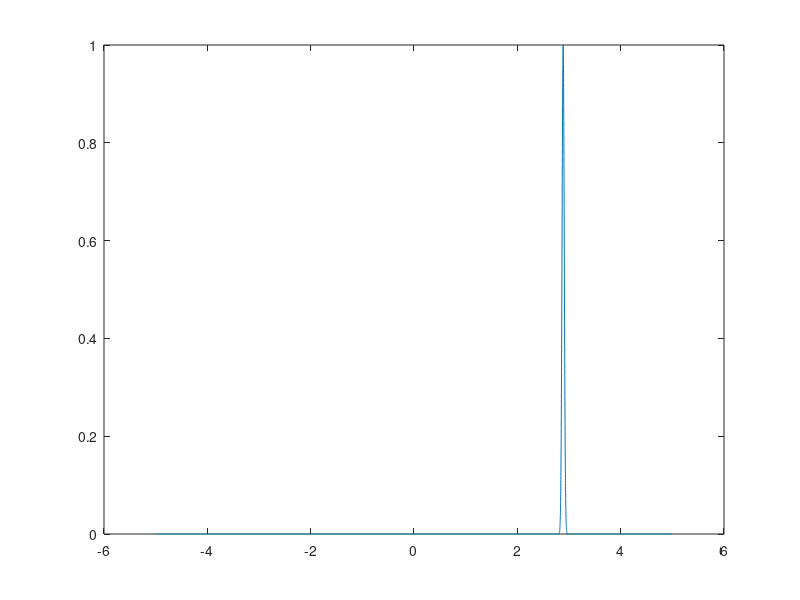

Write MATLAB code to recreate this figure. (Note: this script raises an error after producing the figure.)
%% Efficiency of an atom trap by beam tracing method
% Refer to the beam tracing method of derivation of the analytic solution.
% By using the mentioned solution, the efficiency is estimated.

%% Device specification
% Indices [1]
n_air   = 1;
n_clad  = 1.4555;
n_core  = 1.4608;
n_eff   = 1.4635;
dn_g    = 1e-3;

% Heights of the layers [m]
h_clad  = 15e-6;
h_core  = 5e-6;

%% Target specification
lam     = 780e-9;

% distance from the top of the glass.
dist    = 5e-3;

%% Specification for environments
% Wavenumbers
k0      = 2*pi*n_air    /   lam;
k0_clad = 2*pi*n_clad   /   lam;
k0_core = 2*pi*n_core   /   lam;

%% Focussed beam feature
% Define grid points
L_x     = 10e-3;

phi     = 30*pi/180;
x_tar   = [dist*tan(phi), -dist];
waist   = 30e-6;
n = 1;

gaussian = @(x, phi, x_tar, w, n) ...
        exp(-1i * k0 * (  sin(phi)*x  )) .* exp(-( (x-x_tar(1))/w ).^( 2*n ));


% Gaussian beam on the surface of the glass
x      = linspace(-.5*L_x, .5*L_x, 2^14)';
E_tar      = gaussian(x, phi, x_tar(1), waist, n);
%%
% checking the shape
figure(5)
plot(x*1e3, abs(E_tar))
xline(x_tar(1))
% xline(0, '--r');
% xline(-len_g*.5e3, '--k');
% xline(len_g*.5e3, '--k');
% xlim(1e3*[-len_g, len_g])
xlabel('x / [mm]')
ylabel('|E|')
title('Field on target')

%% Propagation onto the grating plane
k       = linspace(-pi, pi, length(x) )'./(x(2) - x(1));
% fprintf('y_R    = %3.3f [mm]\n', mean(y_R)*1e3)
% fprintf('w_0    = %3.3f [mm]\n', mean(w_0)*1e3)
% fprintf('w_1    = %3.3f [mm]\n', mean(w)*1e3)
% fprintf('L_g    = %3.3f [mm]\n', len_g*1e3)

% central frequency to adjust the resolution in fourier space as max(k) >
% wavenumbers, k's.

k_cen   = k0*sin(phi);
E_tar       = E_tar .* exp(1i*k_cen*x);

%%
fprintf('--------------------------------------------------------------\n')
fprintf('Checking for limits of central wavenumber\n')
k_t     = k - k_cen;
fprintf('min(k_t) = %3.3e\n',   min(k_t))
fprintf('k_cen    = %3.3e\n',   - k0*sin(phi))
fprintf('max(k_t) = %3.3e\n',   max(k_t))
fprintf('--------------------------------------------------------------\n')

ky_air  = real( sqrt(k0^2 - k_t.^2) );
ky_clad = real( sqrt(k0_clad^2 - k_t.^2) );
ky_core = real( sqrt(k0_core^2 - k_t.^2) );

%% Propagation onto the target location
phase_air   = asin(k_t/(n_air*k0));
phase_clad  = asin(k_t/(n_clad*k0));
phase_core  = asin(k_t/(n_core*k0));

Ek_tar  = fftshift( fft( fftshift(E_tar) ) );
Ek_grat = exp(-1i*ky_air*-dist).*Ek_tar;
Ek_grat = apply_Fresnel(Ek_grat, phase_air, phase_clad, n_air, n_clad, 's');
Ek_grat = exp(-1i*ky_clad*-h_clad).*Ek_grat;
Ek_grat = apply_Fresnel(Ek_grat, phase_clad, phase_core, n_clad, n_core, 's');
Ek_grat = exp(-1i*ky_core*-h_core/2).*Ek_grat;

E_grat_shifted  = fftshift(  ifft( fftshift(Ek_grat) )  );
E_grat  = E_grat_shifted .* exp(-1i*k_cen*x);

figure(6)
plot(x*1e3, abs(E_grat))
xline(0, '--r');
xline(5)
xlabel('x / [mm]')
ylabel('|E|')
title('Field on grating')
% xlim([-5,-3])